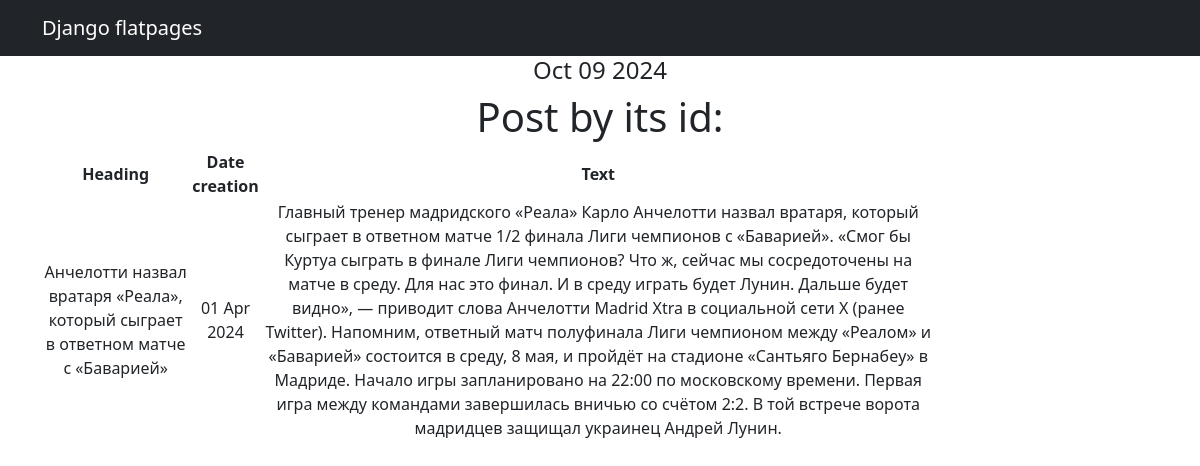
/1/, run on the app's committed database.
### Portal_app/models.py (models this page shows, shortened)
class Post(models.Model):
    NEWS = 'NW'
    ARTICLE = 'AR'
    CATEGORY_CHOICES = (
        (NEWS, 'Новость'),
        (ARTICLE, 'Статья'),
    )
    CategoryType = models.CharField(max_length=2, choices=CATEGORY_CHOICES, default=ARTICLE) #PostCategory
    author = models.ForeignKey(Author,  on_delete=models.CASCADE)
    datetime_post = models.DateTimeField(auto_now_add = True)
    heading = models.CharField(max_length = 255)
    post_category = models.ManyToManyField(Category, through='PostCategory')
    text = models.TextField()
    rank_post = models.IntegerField(default=0)

### Portal_app/views.py (the view)
# urls.py: path('<int:pk>/', PostDetail.as_view()),
class PostDetail(DetailView):
    model = Post
    template_name = 'post.html'
    context_object_name = 'post'
    def get_context_data(self, **kwargs):
        context = super().get_context_data(**kwargs)
        context['time_now'] = datetime.utcnow()
        return context

### Portal_app/templatetags/custom_filters.py (called while the page is built)
@register.filter()
def censor(value):
    for word in censor_list:
        value = value.replace(word[1:], '*' * len(word[1:])) #Строковый метод str.replace(old, new[, count]) вернет копию строки,
    return value # Возвращаемое функцией значение подставится в шаблон.

### Portal_app/templates/post.html
{% extends 'flatpages/default.html' %}
{% load custom_filters %}
{% block content %}
<h4>{{ time_now|date:'M d Y' }}</h4>
<h1>Post by its id:</h1>
{% if post %}
    <table width="80%">
        <tr>
            <td> <b>Heading </b> </td>
            <td> <b>Date creation</b> </td>
            <td> <b>Text</b> </td>
        </tr>
           <tr>
                <td>{{ post.heading|censor }}</td>
                <td>{{ post.datetime_post|date:"d M Y"}}</td>
                <td>{{ post.text|censor}}</td>
           </tr>
    </table>
{% else %}
       <h2>No current news!</h2>
{% endif %}
{% endblock content%}

### data on the page
Post: heading|censor "Анчелотти назвал вратаря «Реала», который сыграет в ответном матче с «Баварией»", datetime_post "01 Apr 2024", text|censor "Главный тренер мадридского «Реала» Карло Анчелотти назвал вратаря, который сыграет в ответном матче 1/2 финала Лиги чемпионов с «Баварией». «Смог бы Куртуа сыграть в финале Лиги чемпионов? Что ж, сейчас мы сосредоточены на матче в среду. Для нас это финал. И в среду играть будет Лунин. Дальше будет видно», — приводит слова Анчелотти Madrid Xtra в социальной сети X (ранее Twitter). Напомним, ответный матч полуфинала Лиги чемпионом между «Реалом» и «Баварией» состоится в среду, 8 мая, и пройдёт на стадионе «Сантьяго Бернабеу» в Мадриде. Начало игры запланировано на 22:00 по московскому времени. Первая игра между командами завершилась вничью со счётом 2:2. В той встрече ворота мадридцев…"

### other printed values
{{ time_now|date:'M d Y' }} "Oct 09 2024"
